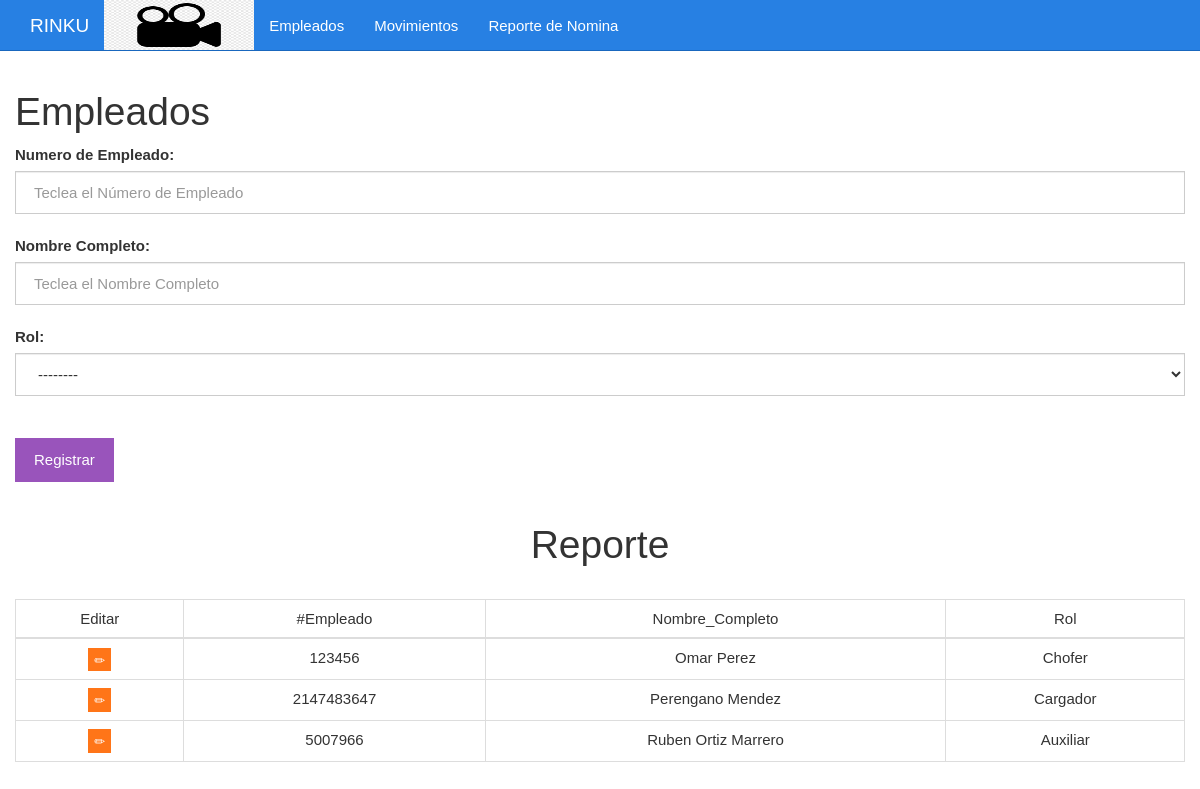
/View/vista_empleados.php, run on the app's committed database.
### tables this page shows
CREATE TABLE IF NOT EXISTS `empleados` (
  `Numero` int(11) NOT NULL,
  `Nombre_Completo` varchar(255) NOT NULL,
  `IdRol` varchar(25) NOT NULL
);

CREATE TABLE IF NOT EXISTS `roles` (
  `IdRol` varchar(50) NOT NULL,
  `NombreRol` varchar(150) NOT NULL
);

### Controller/Emp_Controlador.php (called while the page is built, shortened)
<?php
 class Empleado {
	private $Conn;
	public function __construct()
	{
		$this->Conn = new Config_bd();
	}
	 public function Lista_Emp(){
			$cn = $this->Conn->abrir_conexion();
			$sql = "SELECT e.Numero as NumeroEmp, e.Nombre_Completo, r.NombreRol as Rol
						FROM empleados e
						inner join roles r on r.IdRol = e.IdRol";
			$rs = mysql_query($sql,$cn);
			$retorno = [];
			$i = 0;
			while($fila = mysql_fetch_array($rs)){
				$retorno[$i] = $fila;
				$i++;
			}
			$this->Conn->cerrar_conexion($cn);
			return $retorno;
	 }
 }
?>

### View/vista_empleados.php (the view, shortened to what this page needs)
<?php
include('menu_empleados.php');
include ('../Controller/Emp_Controlador.php');
$ctrl_emp = new Empleado();
$cat = $ctrl_emp->Lista_Emp();
?>
<div class="col-xs-12">
	<h1>Empleados</h1>
	<form method="post" action="../Model/Nuevo_Emp.php">
		<label for="numero_emp">Numero de Empleado:</label>
		<input class="form-control" name="num_emp" required type="text" id="num_emp" placeholder="Teclea el Número de Empleado" required>
		<br>
		<label for="numero_emp">Nombre Completo:</label>
		<input class="form-control" name="nombre" required type="text" id="nombre" placeholder="Teclea el Nombre Completo" required>
		<br>
		<label for="Rol_name">Rol:</label>
		<select name="Rol" id="Rol" class="form-control" required>
		  <option value="0">--------</option>
		</select>
		<br><br><input class="btn btn-info" type="submit" value="Registrar">
	</form>
</div>
<div class="col-xs-12">
<br>
<?php
$Encabezado = "<h1 align='center'>Reporte</h1><br>
			<table class='table table-bordered'>
				<thead>
					<tr align='center'>
						<td>Editar</td>
						<td>#Empleado</td>
						<td>Nombre_Completo</td>
						<td>Rol</td>
					</tr>
				</thead>
				<tbody>";
	$Cuerpotbl = "";
	if(!empty($cat))
	{
		foreach ($cat as $employer)
		{
			$Cuerpotbl .= "<tr align='center'>";
			$Cuerpotbl .= "<td><a href='Edita_View_Emp.php?Llave=".$employer['NumeroEmp']."'><button class='btn btn-xs btn-warning'><span class='glyphicon glyphicon-pencil'></span></button></a></td>";
			$Cuerpotbl .= "<td>".$employer['NumeroEmp']."</td>
						   <td>".$employer['Nombre_Completo']."</td>
						   <td>".$employer['Rol']."</td>";
			$Cuerpotbl .= "</tr>";
		}
	 echo $Encabezado.$Cuerpotbl."</table>";
	}
?>
</div>

### Assets/css/estilo.css (style rules this page uses)
body { padding-top: 70px; }

### data on the page
empleados: Numero "123456", Nombre_Completo "Omar Perez", roles.NombreRol "Chofer"
empleados: Numero "2147483647", Nombre_Completo "Perengano Mendez", roles.NombreRol "Cargador"
empleados: Numero "5007966", Nombre_Completo "Ruben Ortiz Marrero", roles.NombreRol "Auxiliar"
